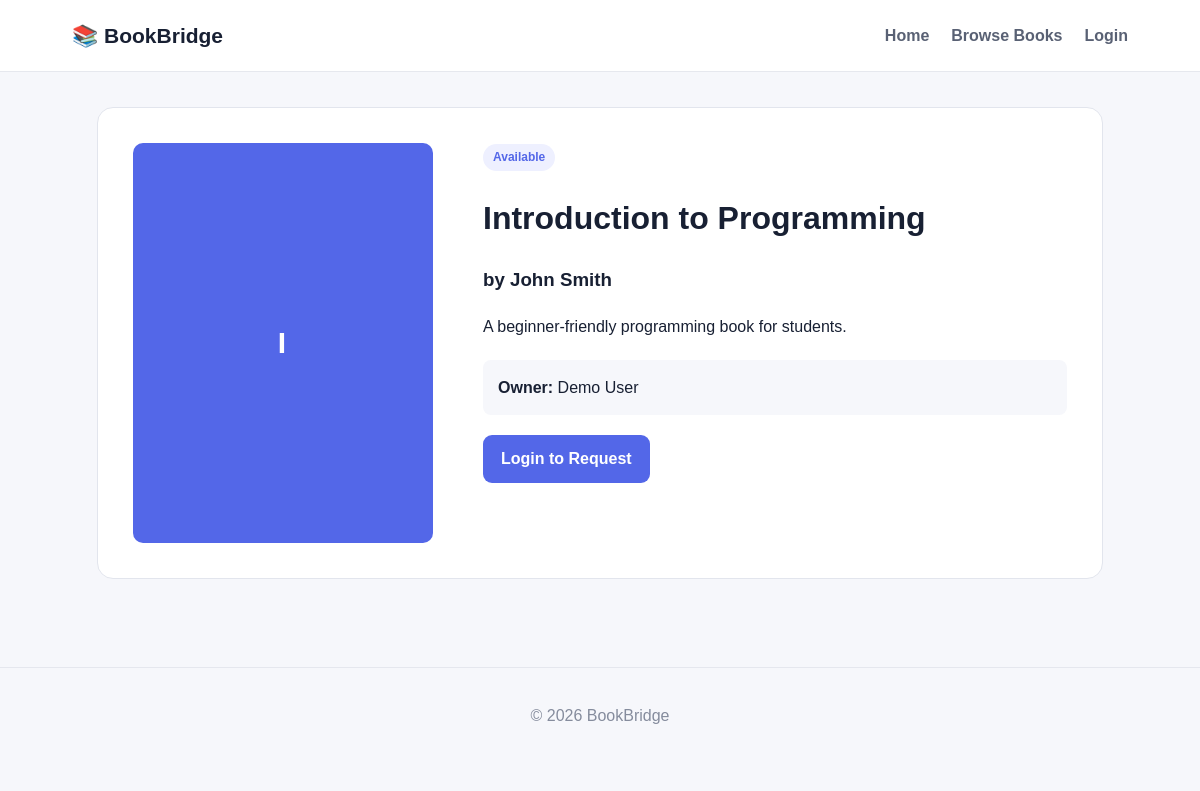
The app's page /book-details.php?id=1 with its own data.
### tables this page shows
CREATE TABLE books (
 id INT AUTO_INCREMENT PRIMARY KEY,
 owner_id INT NOT NULL,
 title VARCHAR(200) NOT NULL,
 author VARCHAR(150) NOT NULL,
 description TEXT,
 status ENUM('Available','Borrowed') DEFAULT 'Available',
 moderation_status ENUM('Pending','Approved','Rejected') NOT NULL DEFAULT 'Pending',
 created_at TIMESTAMP DEFAULT CURRENT_TIMESTAMP,
 FOREIGN KEY(owner_id) REFERENCES users(id) ON DELETE CASCADE
);

CREATE TABLE users (
 id INT AUTO_INCREMENT PRIMARY KEY,
 name VARCHAR(100) NOT NULL,
 email VARCHAR(150) NOT NULL UNIQUE,
 password VARCHAR(255) NOT NULL,
 role ENUM('user','admin') NOT NULL DEFAULT 'user',
 created_at TIMESTAMP DEFAULT CURRENT_TIMESTAMP
);

### book-details.php (the view, shortened to what this page needs)
<?php
session_start(); require_once "config.php";
$id=(int)($_GET['id']??0);
$stmt=$conn->prepare("SELECT b.*,u.name owner_name,u.email owner_email FROM books b JOIN users u ON b.owner_id=u.id WHERE b.id=?");
$stmt->bind_param("i",$id);$stmt->execute();$book=$stmt->get_result()->fetch_assoc();
?>
<!DOCTYPE html><html><head><meta charset="UTF-8"><meta name="viewport" content="width=device-width,initial-scale=1"><title>Book Details</title><link rel="stylesheet" href="css/style.css"></head>
<body><header class="navbar"><a class="brand" href="index.php">📚 BookBridge</a><nav><a href="index.php">Home</a><a href="books.php">Browse Books</a><?php if(isset($_SESSION['user_id'])):?><a href="post-book.php">Post a Book</a><a href="requests.php">Requests</a><a href="profile.php">Profile</a><a class="btn small" href="logout.php">Logout</a><?php else:?><a href="login.php">Login</a><?php endif;?></nav></header>
<main class="container page"><div class="detail"><div class="detail-cover"><?=htmlspecialchars(strtoupper(substr($book['title'],0,1)))?></div><div><span class="badge"><?=htmlspecialchars($book['status'])?></span><?php if($book['moderation_status']!=='Approved'):?><p class="alert">Listing review status: <?=htmlspecialchars($book['moderation_status'])?></p><?php endif;?><h1><?=htmlspecialchars($book['title'])?></h1><h3>by <?=htmlspecialchars($book['author'])?></h3><p><?=nl2br(htmlspecialchars($book['description']))?></p><div class="owner"><strong>Owner:</strong> <?=htmlspecialchars($book['owner_name'])?></div><?php if($msg):?><div class="alert"><?=htmlspecialchars($msg)?></div><?php endif;?><?php if(isset($_SESSION['user_id']) && $_SESSION['user_id']!=$book['owner_id'] && $book['status']==='Available' && $book['moderation_status']==='Approved'):?><form method="post" class="form"><label>Message to owner<textarea name="message" placeholder="Hi! I would like to borrow this book."></textarea></label><button class="btn">Request to Borrow</button></form><?php elseif(!isset($_SESSION['user_id'])):?><a class="btn" href="login.php">Login to Request</a><?php endif;?></div></div></main><footer>© <?=date("Y")?> BookBridge</footer></body></html>

### css/style.css (style rules this page uses)
* { box-sizing:border-box }
body { margin:0;font-family:Arial,Helvetica,sans-serif;background:#f6f7fb;color:#182033;line-height:1.6 }
a { color:inherit;text-decoration:none }
.navbar { height:72px;background:#fff;border-bottom:1px solid #e6e8ee;display:flex;align-items:center;justify-content:space-between;padding:0 6%;position:sticky;top:0;z-index:10 }
.brand { font-size:21px;font-weight:800 }
.navbar nav { display:flex;align-items:center;gap:22px }
.navbar nav a { font-weight:600;color:#596174 }
.btn { display:inline-block;border:0;border-radius:9px;background:#5367e8;color:#fff;padding:11px 18px;font-weight:700;cursor:pointer }
.book-cover,.detail-cover { background:#5367e8;color:#fff;min-height:240px;border-radius:10px;display:flex;align-items:center;justify-content:center;font-weight:900;font-size:30px;letter-spacing:2px }
.container { max-width:1150px;margin:auto;padding:35px 6% }
.page { min-height:70vh }
.badge { display:inline-block;background:#eef0ff;color:#5367e8;border-radius:20px;padding:4px 10px;font-size:12px;font-weight:700 }
.detail { display:grid;grid-template-columns:300px 1fr;gap:50px;background:#fff;padding:35px;border-radius:16px;border:1px solid #e2e5ed }
.detail-cover { height:400px }
.owner { margin:20px 0;padding:15px;background:#f6f7fb;border-radius:8px }
footer { text-align:center;padding:35px;color:#858c9d;border-top:1px solid #e5e7ee;margin-top:35px }

### records on screen
books: title "I", status "Available", title "Introduction to Programming", author "John Smith", description "A beginner-friendly programming book for students.", owner.name "Demo User"
